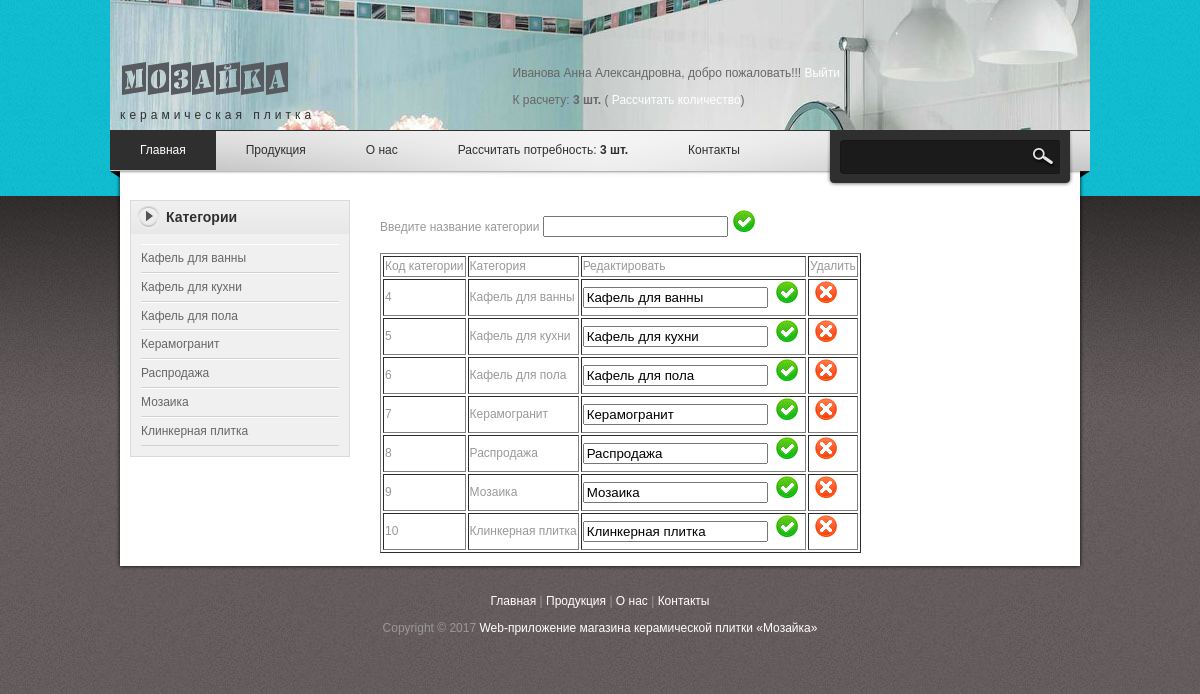
The page /editkat.php (signed in) on the database its author committed.
### tables this page shows
CREATE TABLE `users` (
  `idu` int(11) NOT NULL,
  `login` varchar(40) NOT NULL,
  `password` varchar(15) NOT NULL,
  `fio` varchar(255) NOT NULL,
  `adres` varchar(255) NOT NULL,
  `tel` varchar(12) NOT NULL,
  `email` varchar(20) NOT NULL
);

CREATE TABLE `kat` (
  `idk` int(11) NOT NULL,
  `kat` varchar(255) NOT NULL
);

### editkat.php (the view, shortened to what this page needs)
<?php	include 'header.php'; ?>
        </div>
		<div id="content" class="float_r">
		<?
$query = mysql_query("select * from kat") or die(mysql_error());
echo "<table border='1'><tr><td>Код категории</td><td>Категория</td><td>Редактировать</td><td>Удалить</td></tr>";
while($row = mysql_fetch_array($query))
    {  echo "<tr>
                <td>{$row['0']}</td>
                <td>{$row['1']}</td>
                <form method='post' action=''>
          <td> <input name='id' type='hidden' value='". $row['0'] ."'>
                         <input  name='namered' type='text' value='". $row['1'] ."'>
                         <input name='red' type='submit' class='sendsubmitsave' value='Сохранить изменения'></td>
           <td><input name='del' type='submit' value='Удалить' class='sendsubmitdel'></td>
                </form>
        </tr>";
};
 echo "<p><form action='pastekat.php' method='post'>";
 echo "Введите название категории  <input name='nazv' maxlength=50 size=20 value='' type=text>";
 echo "<INPUT TYPE='submit' class='sendsubmitsave' VALUE='Добавить'>";
 echo "</form>";
 echo "</table>";
 ?>
		 </div>
    </div>
        <?php	include 'footer.php'; ?>
</div>
</body>
</html>

### header.php (shortened to what this page needs)
<?php
$logged = $_SESSION['user'];
if ($logged) {
$query = "SELECT * FROM users WHERE idu='$logged'";
$result = mysql_query($query) or die(mysql_error());
$querykorz = "SELECT sum(kolvo) as k FROM korzina where idu=".$_SESSION['user'];
$resultkorz = mysql_query($querykorz) or die(mysql_error());
}
$query2 = "SELECT * FROM kat";
$result2 = mysql_query($query2) or die(mysql_error());
?>
<!DOCTYPE html PUBLIC "-//W3C//DTD XHTML 1.0 Transitional//EN" "http://www.w3.org/TR/xhtml1/DTD/xhtml1-transitional.dtd">
<html xmlns="http://www.w3.org/1999/xhtml">
<head>
<link href="templatemo_style.css" rel="stylesheet" type="text/css" />
<link rel="stylesheet" href="nivo-slider.css" type="text/css" media="screen" />
<link rel="stylesheet" type="text/css" href="css/ddsmoothmenu.css" />
</head>
<body>
<div id="templatemo_body_wrapper">
<div id="templatemo_wrapper">
	<div id="templatemo_header">
    	<div id="site_title"><h1><a href="index.php"><br>керамическая плитка</a></h1></div>
       	  <div id="header_right">
        <p>
<?php
if ((!$logged) ) {
 echo "<a href='#'><form method='post' action='logmi.php'>";
 echo "Логин  <input type=text size=10 maxlength=10 name='login' />";
 echo "  Пароль<input type='password' size=10 maxlength=10 name='password' />";
echo "<input type='submit'  name='del' value='Войти' /><a href='reg.php'>Регистрация</a>";} else {	$row = mysql_fetch_array($result);
	echo $row['3'];echo  ", добро пожаловать!!! " ;echo  "<a href='login.php?act=logout'>Выйти</a>";}
 ?>
            <?php
			if ($logged){
					while($rowkorz = mysql_fetch_array($resultkorz))
    { $rowp=$rowkorz['0'];
			echo  " <p>К расчету: <strong>{$rowkorz['0']} шт.</strong> ( <a href='shoppingcart.php'>Рассчитать количество</a>) </p> ";}
			}
			 ?>
		</div>
			</div>
    <div id="templatemo_menubar">
    	<div id="top_nav" class="ddsmoothmenu">
            <ul>
                <li><a href="index.php" class="selected">Главная</a></li>
                <li><a href="#">Продукция</a>
                </li>
                <li><a href="about.php">О нас</a>
                </li>
			   <?php
			   if ($logged==1){  echo  "<li><a href='#'>Администрирование</a>
			 <ul><li><a href='editkat.php'>Категории</a></li>
			 <li><a href='edittovar.php'>Товар</a></li>
			</ul>
			 </li>          ";}
			 elseif ($logged>1){
			 echo  "
			<li><a href='shoppingcart.php'> Рассчитать потребность: <strong>$rowp шт.</strong></a></li>
			 <li><a href='contact.php'>Контакты</a></li>";}?>
            </ul>
            <br style="clear: left" />
        </div>
        <div id="templatemo_search">
            <form action="index.php" method="post">
              <input type="text" value=" " name="keyword" id="keyword" title="keyword" onfocus="clearText(this)" onblur="clearText(this)" class="txt_field" />
              <input type="submit" name="Search" value=" " alt="Search" id="searchbutton" title="Search" class="sub_btn"  />
            </form>
        </div>
    </div>
    <div id="templatemo_main">
    	<div id="sidebar" class="float_l">
        	<div class="sidebar_box"><span class="bottom"></span>
            	<h3>Категории</h3>
                <div class="content">
                	<ul class="sidebar_list">
						<?php
					while($row2 = mysql_fetch_array($result2))
    {
                       echo "<li><a href='index.php?idk={$row2['0']}'>{$row2['1']}</a></li>";
	} ?>
                    </ul>
                </div>
             </div>

### templatemo_style.css (style rules this page uses)
body { margin: 0; padding: 0; color: #999; font-family: Tahoma, Geneva, sans-serif; font-size: 12px; line-height: 1.4em; background-color: #665f5f; background-repeat: repeat; background-image: url(images/templatemo_body.jpg) }
a, a:link, a:visited { color: #0299aa; font-weight: normal; text-decoration: none }
p { margin: 0 0 10px 0; padding: 0; }
h1, h2, h3, h4, h5, h6 { color: #333; font-weight: normal; }
h1 { font-size: 30px; margin: 0 0 30px; padding: 5px 0 }
h3 { font-size: 20px; margin: 0 0 20px; padding: 0; }
.float_l { float: left }
.float_r { float: right }
#templatemo_body_wrapper { width: 100%; background: url(images/templatemo_body_top.jpg) repeat-x top }
#templatemo_wrapper { width: 980px; margin: 0 auto; }
#templatemo_header { width: 960px; height: 70px; padding: 30px 10px; background: url(images/templatemo_header_bg.png) no-repeat bottom; }
#templatemo_menubar { width: 980px; height: 60px; background: url(images/templatemo_menubar.png) no-repeat; }
#templatemo_main { width: 940px; padding: 10px 20px; background: url(images/templatemo_main_bg.png) repeat-y }
#content { width: 690px }
#sidebar { width: 220px }
#site_title { float: left; margin-top: 30px; }
#site_title h1 { margin: 0; padding: 0 }
#site_title h1 a { display: block; width: 300px; height: 40px; padding-top: 30px; font-size: 12px; letter-spacing: 4px; color: #2f2f2f; text-align: left; background: url(images/templatemo_logo.png) no-repeat top left }
#header_right { float: right; margin: 35px 240px 0 0; color: #666; }
#header_right a { color: #fff }
#templatemo_search { float: right; margin: 10px 30px 0; width: 220px; height: 34px; background: url(images/templatemo_search_bg.png) }
#templatemo_search form { margin: 0; padding: 0; }
#templatemo_search .txt_field { float: left; display: block; height: 22px; line-height: 22px; width: 170px; color: #999; font-size: 12px; padding: 5px; font-variant: normal; border: none; background: none; }
#templatemo_search .sub_btn { float: right; display: block; color: #fff; height: 33px; width: 40px; font-size: 11px; font-weight: 700; line-height: 26px; cursor: pointer; border: none; background: none; }
.sidebar_box { position: relative; background: #f0f0f0; margin-bottom: 36px; border: 1px solid #dbdbdb }
.sidebar_box h3 { font-size: 14px; font-weight: 700; padding: 0 10px 0 35px; margin: 0; width: 185px; height: 33px; line-height: 33px; margin-bottom: 0; background: url(images/templatemo_sidebar_header.png) no-repeat; color: #2f2f2f }
#sidebar .sidebar_box .content { padding: 10px 10px 0; }
#sidebar .sidebar_list { margin: 0; padding: 0 0 10px; list-style: none; }
#sidebar .sidebar_list li { display: block; margin: 0; padding: 5px 0; border-top: 1px solid #fff; border-bottom: 1px solid #d3d3d3 }
#sidebar .sidebar_list li a { color: #666; }
.sendsubmitdel { width: 33px; height: 33px; margin: 0; padding:0; border: 0; background: transparent url(images/001_05.gif) no-repeat center top; text-indent: -1000em; cursor: pointer; cursor: hand; }
.sendsubmitsave { width: 33px; height: 33px; margin: 0; padding:0; border: 0; background: transparent url(images/001_06.gif) no-repeat center top; text-indent: -1000em; cursor: pointer; cursor: hand; }

### css/ddsmoothmenu.css (style rules this page uses)
.ddsmoothmenu { float: left; }
.ddsmoothmenu ul { z-index:100; margin: 0; padding: 0; list-style-type: none; }
.ddsmoothmenu ul li { position: relative; display: inline; float: left; }
.ddsmoothmenu ul li a { display: block; padding: 0 30px; height: 40px; line-height: 40px; font-size: 12px; color: #2f2f2f; text-decoration: none; outline: none; text-align: center; }
.ddsmoothmenu ul li a.selected, .ddsmoothmenu ul li a:hover { color: #fff; background: #2f2f2f; }

### rows shown on the page
users: fio "Иванова Анна Александровна"
kat: kat "Кафель для ванны", idk "4", namered "Кафель для ванны"
kat: kat "Кафель для кухни", idk "5", namered "Кафель для кухни"
kat: kat "Кафель для пола", idk "6", namered "Кафель для пола"
kat: kat "Керамогранит", idk "7", namered "Керамогранит"
kat: kat "Распродажа", idk "8", namered "Распродажа"
kat: kat "Мозаика", idk "9", namered "Мозаика"
kat: kat "Клинкерная плитка", idk "10", namered "Клинкерная плитка"

### other values the page prints
$rowkorz['0'] "3"
$rowp "3"
